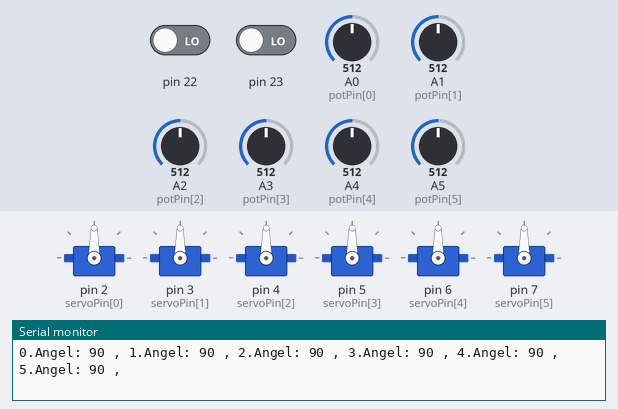
Bench run of a sketch on a simulated Arduino Mega 2560, built with avr-gcc and run on an emulated ATmega2560. On the bench: 6 × servo, the last lines printed to the serial monitor. The test bench sets the inputs (shaded band); at power-on: A0 (potPin[0]) = 512, A1 (potPin[1]) = 512, A2 (potPin[2]) = 512, A3 (potPin[3]) = 512, A4 (potPin[4]) = 512, A5 (potPin[5]) = 512, pin 22 LOW, pin 23 LOW.

Above: at 1.4 s.
1.5 s: A0 (potPin[0]) set to 716
At 2.6 s:
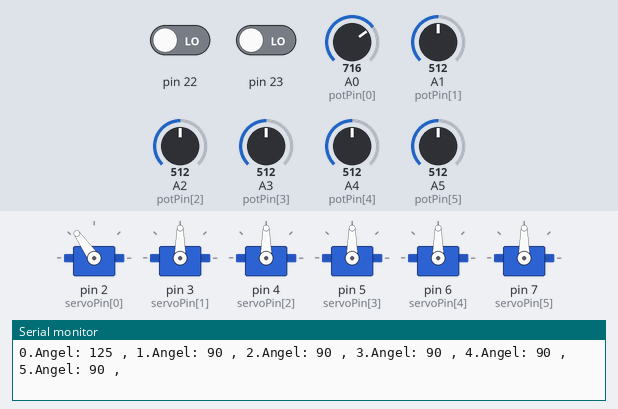
3.4 s: A1 (potPin[1]) set to 716
At 5.0 s:
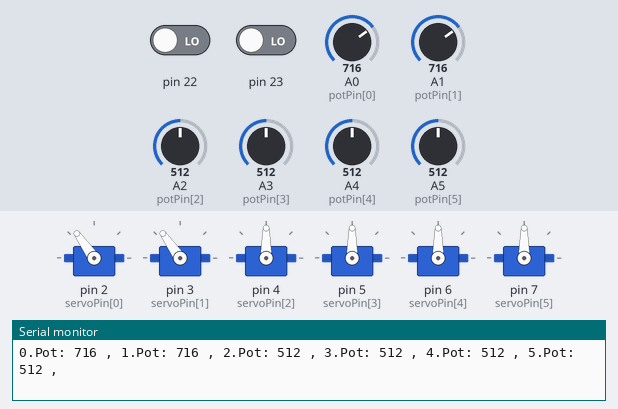
5.3 s: A2 (potPin[2]) set to 716
At 6.3 s:
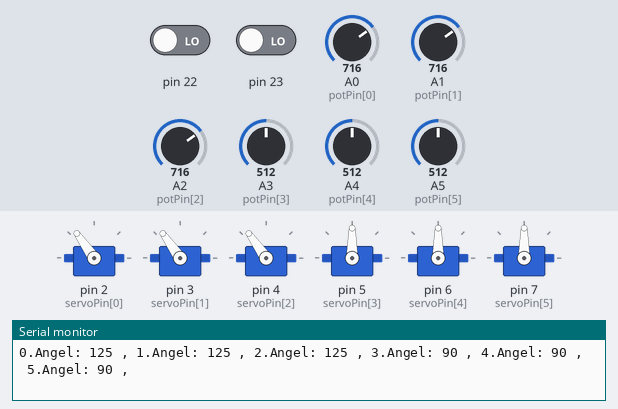
7.1 s: A3 (potPin[3]) set to 716
At 8.7 s:
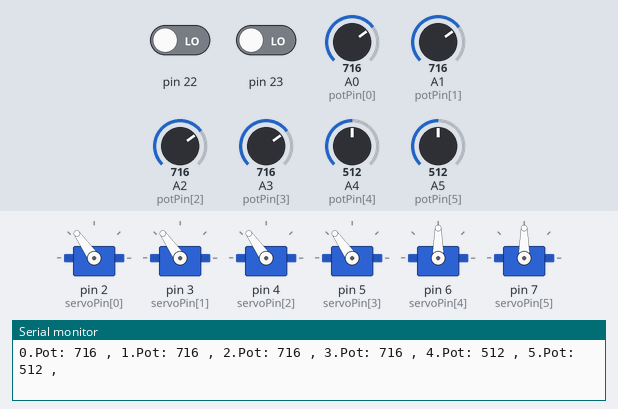
9.0 s: A4 (potPin[4]) set to 716
At 10.4 s:
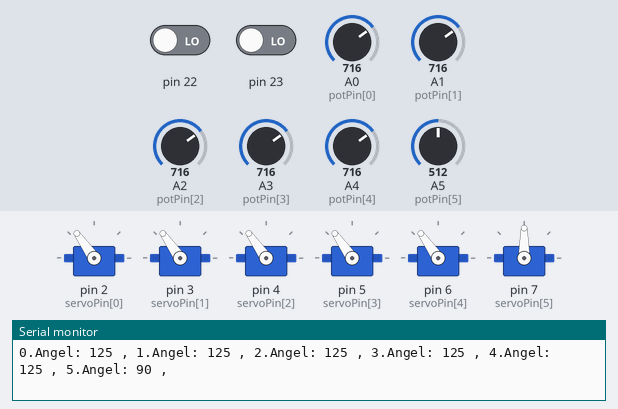
10.9 s: A5 (potPin[5]) set to 716
At 12.0 s:
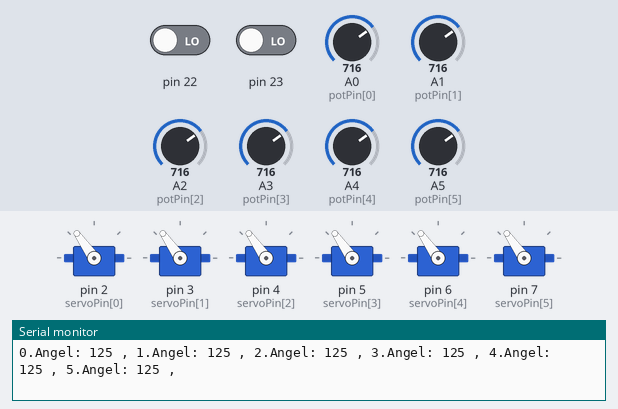
Timing chart, 0 to 13.8 s (numbered marks = the images above; inputs shaded):
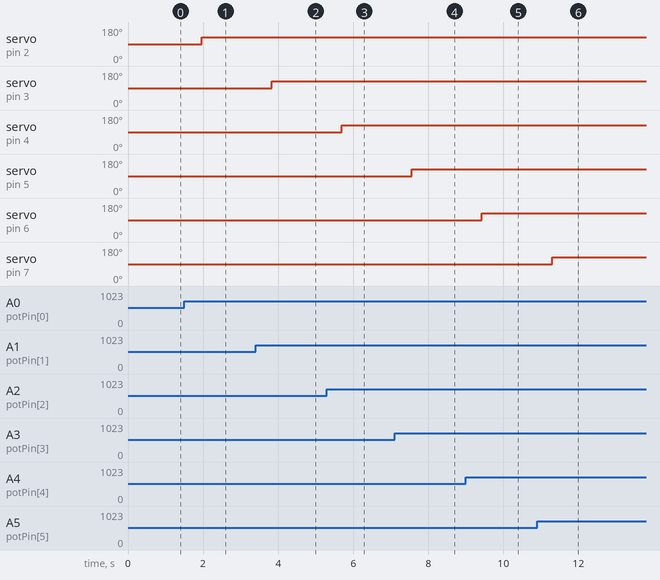

Measured:
- after the input at 1.5 s, servo on pin 2 (servoPin[0]): 90° → 125° after 0.47 s
- after the input at 3.4 s, servo on pin 3 (servoPin[1]): 90° → 125° after 0.43 s
- after the input at 5.3 s, servo on pin 4 (servoPin[2]): 90° → 125° after 0.39 s
- after the input at 7.1 s, servo on pin 5 (servoPin[3]): 90° → 125° after 0.46 s
- after the input at 9.0 s, servo on pin 6 (servoPin[4]): 90° → 125° after 0.43 s
- after the input at 10.9 s, servo on pin 7 (servoPin[5]): 90° → 125° after 0.40 s

The sketch:

gy_Robotics_2.ino
```cpp
/*
 gungor 03/12/2017
 6 eksenli robot kol / 6 axis robotics arm
 Arduino Mega PWM pin D2..D13, D44..D46
 */
#include <Servo.h>
Servo sg90_0;
Servo sg90_1;
Servo sg90_2;
Servo sg90_3;
Servo sg90_4;
Servo sg90_5;
const byte motorcount = 6;

byte servoPin[motorcount] = {2,3,4,5,6,7}; //PWM pins
byte potPin[motorcount] = {A0,A1,A2,A3,A4,A5};
byte servoAngleMinMax [motorcount][2] = { {0,180},{0,180},{0,180},{0,180}, {0,180},{0,180} };
int pot_calibration[motorcount] = {0,0,0,0,0,0};
int angle_calibration[motorcount] = {0,0,0,0,0,0};
int pot_value[motorcount] = {0,0,0,0,0,0};
int angle_value[motorcount] = {0,0,0,0,0,0};


void pot_read(){
  for (int i=0; i<motorcount; i++)
  {
    pot_value[i] = analogRead(potPin[i]);
    pot_value[i] = pot_value[i] + pot_calibration[i]; // potansiyometre kaydirmasi
    if (pot_value[i] > 1023){
      pot_value[i] = 1023;
    }
    if (pot_value[i] < 0){
      pot_value[i] = 0;
    }
  }
}
void angle_kontrol() {
  // her servo icin belirledigimiz min,max aci degerleri arasındami kontrolu
  for (int i=0; i<motorcount; i++)
  {
   angle_value[i] =  map( pot_value[i],0,1023,0,180);
   angle_value[i] = angle_value[i] + angle_calibration[i];//aci kaydirmasi
   if (servoAngleMinMax[i][0] > angle_value[i])
   {
    angle_value[i] = servoAngleMinMax[i][0]; // min aci degeri
   }
   if (servoAngleMinMax[i][1] < angle_value[i])
   {
    angle_value[i] = servoAngleMinMax[i][1]; // max aci degeri
   }
  }
}
void servo_kontrol(){
  // servor motorları pozisyonuna gitmesi
  Serial.println("");
  Serial.println("");
  for (int i=0; i<6; i++)  {
    Serial.print(i);
    Serial.print(".Pot: ");
    Serial.print(pot_value[i]);
    Serial.print(" , ");
  }
  Serial.println("");
  for (int i=0; i<6; i++){
    Serial.print(i);
    Serial.print(".Angel: ");
    Serial.print(angle_value[i]);
    Serial.print(" , ");
  }
  sg90_0.write(angle_value[0]);
  sg90_1.write(angle_value[1]);
  sg90_2.write(angle_value[2]);
  sg90_3.write(angle_value[3]);
  sg90_4.write(angle_value[4]);
  sg90_5.write(angle_value[5]);
  delay(10);
}

void setup() {
  Serial.begin(9600);
  sg90_0.attach(servoPin[0]);
  sg90_1.attach(servoPin[1]);
  sg90_2.attach(servoPin[2]);
  sg90_3.attach(servoPin[3]);
  sg90_4.attach(servoPin[4]);
  sg90_5.attach(servoPin[5]);
  for (int i=0; i<angle_value; i++)  {
    pinMode(potPin[i],INPUT);
  }

}
void loop() {
  pot_read();
  angle_kontrol();
  servo_kontrol();
  delay(500);
}
```
